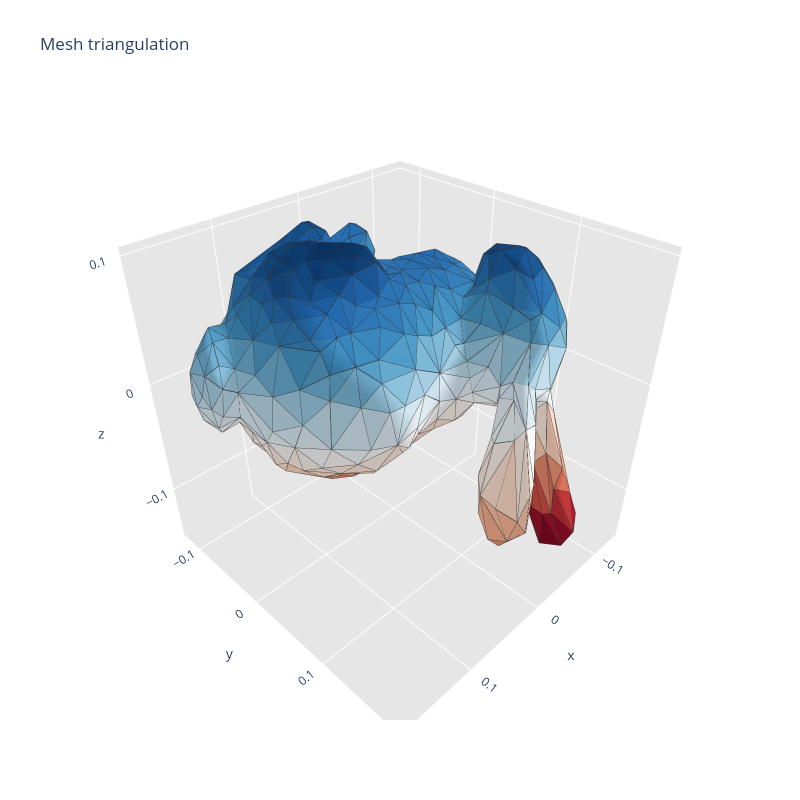

The cell this chart's notebook holds for it:
### Code cell
fig1 = go.Figure(data=data1, layout=layout)
fig1.show()

### Figure 1 — Plotly figure (JSON) as saved in the notebook; plotly's stock layout.template omitted (floating-point values rounded to 4 significant figures; data arrays with more than 128 entries replaced by an {"elided": "..."} marker saying what was removed)
{"data": [{"facecolor": {"elided": "1000 str values"}, "i": {"elided": "1000 int values"}, "j": {"elided": "1000 int values"}, "k": {"elided": "1000 int values"}, "name": "", "type": "mesh3d", "x": {"elided": "502 float values"}, "y": {"elided": "502 float values"}, "z": {"elided": "502 float values"}}, {"line": {"color": "rgb(50,50,50)", "width": 1.5}, "mode": "lines", "type": "scatter3d", "x": {"elided": "5000 float values"}, "y": {"elided": "5000 float values"}, "z": {"elided": "5000 float values"}}], "layout": {"height": 800, "scene": {"aspectratio": {"x": 1, "y": 1, "z": 1}, "xaxis": {"backgroundcolor": "rgb(230, 230,230)", "gridcolor": "rgb(255, 255, 255)", "showbackground": true, "zerolinecolor": "rgb(255, 255, 255)"}, "yaxis": {"backgroundcolor": "rgb(230, 230,230)", "gridcolor": "rgb(255, 255, 255)", "showbackground": true, "zerolinecolor": "rgb(255, 255, 255)"}, "zaxis": {"backgroundcolor": "rgb(230, 230,230)", "gridcolor": "rgb(255, 255, 255)", "showbackground": true, "zerolinecolor": "rgb(255, 255, 255)"}}, "title": {"text": "Mesh triangulation"}, "width": 800}}
